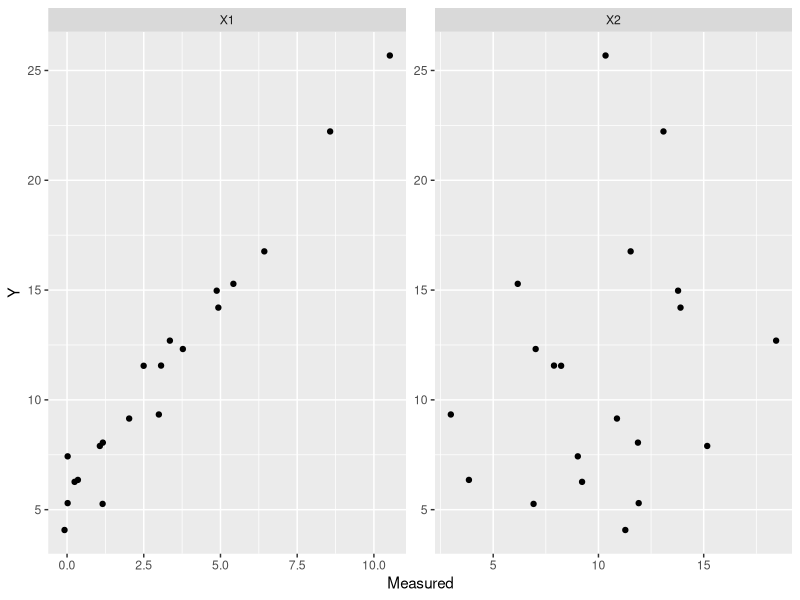
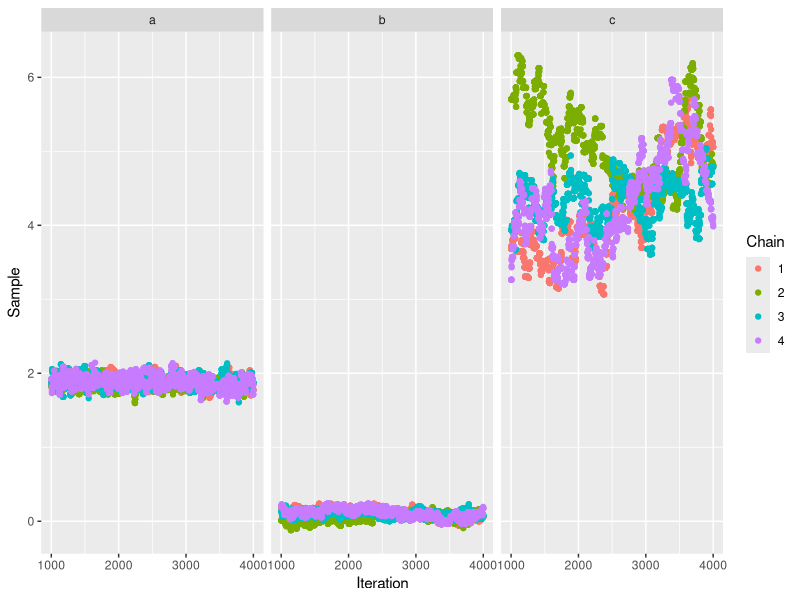

Reproduce these figures in R, in order. (Note: this script raises an error after producing the figures.)
## ---- chunk 1
data <- (function() {
    N_samples <- 20
    X1 <- rnorm(N_samples, mean = 3, sd = 3)
    X2 <- rnorm(N_samples, mean = 10, sd = 4)
    return(tibble::tibble(
        X1 = X1,
        X2 = X2,
        Y = rnorm(N_samples, mean = 2 * X1 + 5, sd = 1)
    ))
})()

data |>
    tidyr::pivot_longer(cols = c("X1", "X2"), names_to = "Variable", values_to = "Measured") |>
    ggplot2::ggplot(ggplot2::aes(x = Measured, y = Y)) +
    ggplot2::geom_point() +
    ggplot2::facet_wrap(~Variable, scale = "free")
## ---- chunk 2
initial_samples <- list(
    c(a = 1, b = 1, c = 0),
    c(a = 10, b = 10, c = 10),
    c(a = 5, b = 4, c = 1),
    c(a = -1, b = -2, c = -3)
)
number_samples <- 4000
proposal_sd <- 2^-3

log_posterior <- function(x) {
    a <- x[1]
    b <- x[2]
    c <- x[3]
    mu <- a * data$X1 + b * data$X2 + c
    return(sum(dnorm(x = data$Y, mean = mu, sd = 1, log = TRUE)))
}

transition_kernel <- function(current) {
    proposed <- current + rnorm(3, 0, proposal_sd)
    log_acceptance_criteria <- log_posterior(proposed) +
        sum(dnorm(current, proposed, proposal_sd, log = TRUE)) -
        log_posterior(current) -
        sum(dnorm(proposed, current, proposal_sd, log = TRUE))
    if (log(runif(1, 0, 1)) > log_acceptance_criteria) {
        proposed <- current
    }
    return(proposed)
}

generate_mcmc_chain <- function(initial_sample) {
    return(
        purrr::accumulate(
            .x = 1:number_samples,
            .f = ~ transition_kernel(.x),
            .init = initial_sample
        )
    )
}

mcmc_chains <- purrr::map(
    .x = initial_samples,
    .f = ~ tibble::tibble(Sample = generate_mcmc_chain(.x)) |>
        dplyr::mutate(Iteration = dplyr::row_number())
) |>
    dplyr::bind_rows(.id = "Chain") |>
    tidyr::unnest_wider(Sample) |>
    tidyr::pivot_longer(cols = c("a", "b", "c"), values_to = "Sample", names_to = "Variable")


mcmc_chains |>
    dplyr::filter(Iteration > 1000) |>
    ggplot2::ggplot(ggplot2::aes(x = Iteration, y = Sample, color = Chain)) +
    ggplot2::geom_point() +
    ggplot2::facet_wrap(~Variable)
## ---- chunk 3
mcmc_chains |>
    dplyr::filter(Iteration > 1000) |>
  ggplot2::ggplot(ggplot2::aes(x = Sample, color = Chain)) + 
  ggplot2::geom_histogram(ggplot2::density(),bins = 30)
## ---- chunk 4
mcmc_chains |>
    dplyr::group_by(Variable, Chain) |>
    dplyr::arrange(Iteration, .by_group = TRUE) |>
    dplyr::mutate(Mean = slider::slide_dbl(Sample, mean, .before = 499)) |>
    ggplot2::ggplot(ggplot2::aes(x = Iteration, y = Mean, color = Chain)) +
    ggplot2::geom_point() +
    ggplot2::facet_wrap(~Variable)
